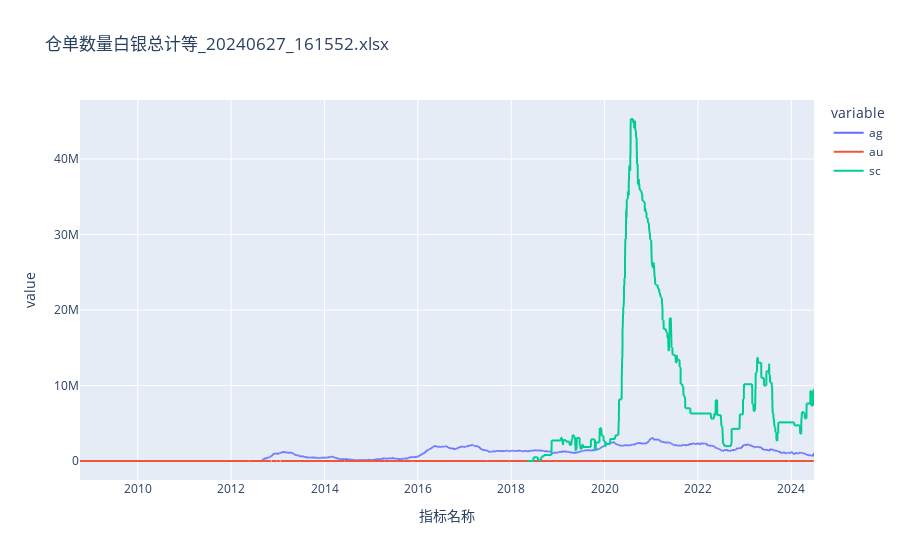

Write notebook code for a chart like this one.
### Markdown cell above
简单看一下仓单数量数据，顺便试用一下 `plotly`

### Code cell
import plotly.express as px

px.line(warrant, title="仓单数量白银总计等_20240627_161552.xlsx")
# plt.plot(utils.scale(warrant, "divstd"))
# plt.legend(warrant.columns)

### Figure 1 — Plotly figure (JSON) as saved in the notebook; plotly's stock layout.template omitted (floating-point values rounded to 4 significant figures; data arrays with more than 128 entries replaced by an {"elided": "..."} marker saying what was removed)
{"data": [{"hovertemplate": "variable=ag<br>指标名称=%{x}<br>value=%{y}<extra></extra>", "legendgroup": "ag", "line": {"color": "#636efa", "dash": "solid"}, "marker": {"symbol": "circle"}, "mode": "lines", "name": "ag", "showlegend": true, "type": "scattergl", "x": {"elided": "3823 str values"}, "xaxis": "x", "y": {"elided": "3823 int values"}, "yaxis": "y"}, {"hovertemplate": "variable=au<br>指标名称=%{x}<br>value=%{y}<extra></extra>", "legendgroup": "au", "line": {"color": "#EF553B", "dash": "solid"}, "marker": {"symbol": "circle"}, "mode": "lines", "name": "au", "showlegend": true, "type": "scattergl", "x": {"elided": "3823 str values"}, "xaxis": "x", "y": {"elided": "3823 int values"}, "yaxis": "y"}, {"hovertemplate": "variable=sc<br>指标名称=%{x}<br>value=%{y}<extra></extra>", "legendgroup": "sc", "line": {"color": "#00cc96", "dash": "solid"}, "marker": {"symbol": "circle"}, "mode": "lines", "name": "sc", "showlegend": true, "type": "scattergl", "x": {"elided": "3823 str values"}, "xaxis": "x", "y": {"elided": "3823 int values"}, "yaxis": "y"}], "layout": {"legend": {"title": {"text": "variable"}, "tracegroupgap": 0}, "title": {"text": "仓单数量白银总计等_20240627_161552.xlsx"}, "xaxis": {"anchor": "y", "domain": [0, 1], "title": {"text": "指标名称"}}, "yaxis": {"anchor": "x", "domain": [0, 1], "title": {"text": "value"}}}}
